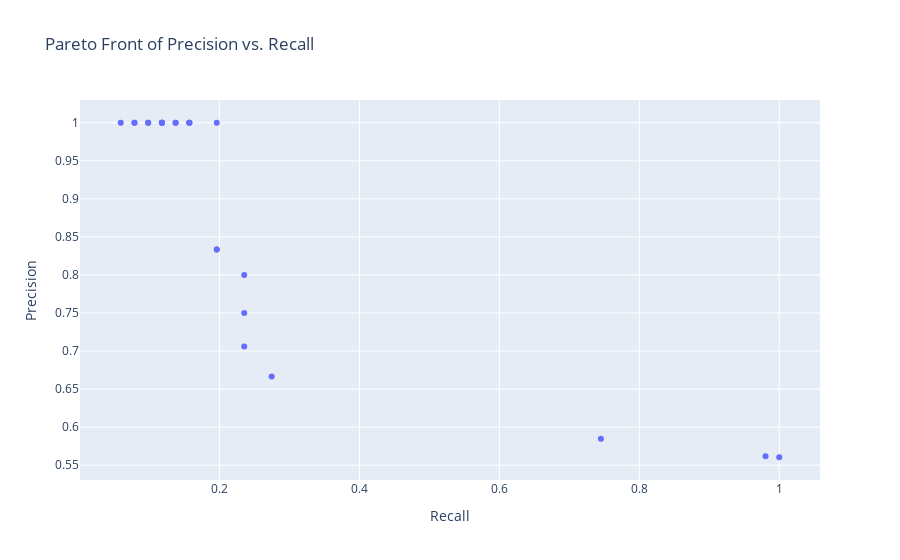

The notebook cell saved with this chart:
### Code cell
def identify_pareto(scores):
    pareto_index = []
    for i, (c1, c2) in enumerate(scores):
        dominated = any((c1 < other_c1 and c2 < other_c2) for j, (other_c1, other_c2) in enumerate(scores) if i != j)
        if not dominated:
            pareto_index.append(i)
    return pareto_index

recall = [result['recall_youden'] for result in cv_results]
precision = [result['precision_youden'] for result in cv_results]

scores = list(zip(recall, precision))

pareto_indices = identify_pareto(scores)

pareto_data = {
    'Mean Test Recall': [recall[i] for i in pareto_indices],
    'Mean Test Precision': [precision[i] for i in pareto_indices],
    'Parameters': [str(list(ParameterGrid(param_grid))[i]) for i in pareto_indices]
}

import plotly.express as px

pareto_fig = px.scatter(
    pareto_data,
    x='Mean Test Recall',
    y='Mean Test Precision',
    hover_data=['Parameters'],
    title='Pareto Front of Precision vs. Recall',
    labels={'Mean Test Recall': 'Recall', 'Mean Test Precision': 'Precision'}
)

pareto_fig.show()

### Figure 1 — Plotly figure (JSON) as saved in the notebook; plotly's stock layout.template omitted (floating-point values rounded to 4 significant figures)
{"data": [{"customdata": [["{'enable_categorical': True, 'learning_rate': 0.01, 'max_depth': 2, 'n_estimators': 100, 'random_state': 42}"], ["{'enable_categorical': True, 'learning_rate': 0.01, 'max_depth': 2, 'n_estimators': 300, 'random_state': 42}"], ["{'enable_categorical': True, 'learning_rate': 0.01, 'max_depth': 4, 'n_estimators': 200, 'random_state': 42}"], ["{'enable_categorical': True, 'learning_rate': 0.01, 'max_depth': 4, 'n_estimators': 300, 'random_state': 42}"], ["{'enable_categorical': True, 'learning_rate': 0.01, 'max_depth': 6, 'n_estimators': 100, 'random_state': 42}"], ["{'enable_categorical': True, 'learning_rate': 0.01, 'max_depth': 6, 'n_estimators': 200, 'random_state': 42}"], ["{'enable_categorical': True, 'learning_rate': 0.01, 'max_depth': 8, 'n_estimators': 100, 'random_state': 42}"], ["{'enable_categorical': True, 'learning_rate': 0.01, 'max_depth': 10, 'n_estimators': 200, 'random_state': 42}"], ["{'enable_categorical': True, 'learning_rate': 0.01, 'max_depth': 10, 'n_estimators': 300, 'random_state': 42}"], ["{'enable_categorical': True, 'learning_rate': 0.05, 'max_depth': 2, 'n_estimators': 100, 'random_state': 42}"], ["{'enable_categorical': True, 'learning_rate': 0.05, 'max_depth': 2, 'n_estimators': 200, 'random_state': 42}"], ["{'enable_categorical': True, 'learning_rate': 0.05, 'max_depth': 2, 'n_estimators': 300, 'random_state': 42}"], ["{'enable_categorical': True, 'learning_rate': 0.05, 'max_depth': 4, 'n_estimators': 100, 'random_state': 42}"], ["{'enable_categorical': True, 'learning_rate': 0.05, 'max_depth': 4, 'n_estimators': 300, 'random_state': 42}"], ["{'enable_categorical': True, 'learning_rate': 0.05, 'max_depth': 10, 'n_estimators': 100, 'random_state': 42}"], ["{'enable_categorical': True, 'learning_rate': 0.1, 'max_depth': 2, 'n_estimators': 100, 'random_state': 42}"], ["{'enable_categorical': True, 'learning_rate': 0.1, 'max_depth': 2, 'n_estimators': 200, 'random_state': 42}"], ["{'enable_categorical': True, 'learning_rate': 0.1, 'max_depth': 2, 'n_estimators': 300, 'random_state': 42}"], ["{'enable_categorical': True, 'learning_rate': 0.1, 'max_depth': 6, 'n_estimators': 100, 'random_state': 42}"], ["{'enable_categorical': True, 'learning_rate': 0.1, 'max_depth': 6, 'n_estimators': 200, 'random_state': 42}"], ["{'enable_categorical': True, 'learning_rate': 0.1, 'max_depth': 8, 'n_estimators': 100, 'random_state': 42}"], ["{'enable_categorical': True, 'learning_rate': 0.1, 'max_depth': 8, 'n_estimators': 200, 'random_state': 42}"], ["{'enable_categorical': True, 'learning_rate': 0.1, 'max_depth': 10, 'n_estimators': 100, 'random_state': 42}"], ["{'enable_categorical': True, 'learning_rate': 0.1, 'max_depth': 10, 'n_estimators': 200, 'random_state': 42}"]], "hovertemplate": "Recall=%{x}<br>Precision=%{y}<br>Parameters=%{customdata[0]}<extra></extra>", "legendgroup": "", "marker": {"color": "#636efa", "symbol": "circle"}, "mode": "markers", "name": "", "orientation": "v", "showlegend": false, "type": "scatter", "x": [0.7451, 0.1961, 0.1176, 0.1569, 0.2353, 0.2353, 0.07843, 0.09804, 0.1176, 0.1569, 0.1373, 0.1176, 0.2745, 0.9804, 0.1176, 0.1373, 0.1961, 0.1569, 0.09804, 0.07843, 0.2353, 0.1961, 0.05882, 1], "xaxis": "x", "y": [0.5846, 0.8333, 1, 1, 0.75, 0.8, 1, 1, 1, 1, 1, 1, 0.6667, 0.5618, 1, 1, 1, 1, 1, 1, 0.7059, 0.8333, 1, 0.5604], "yaxis": "y"}], "layout": {"legend": {"tracegroupgap": 0}, "title": {"text": "Pareto Front of Precision vs. Recall"}, "xaxis": {"anchor": "y", "domain": [0, 1], "title": {"text": "Recall"}}, "yaxis": {"anchor": "x", "domain": [0, 1], "title": {"text": "Precision"}}}}
